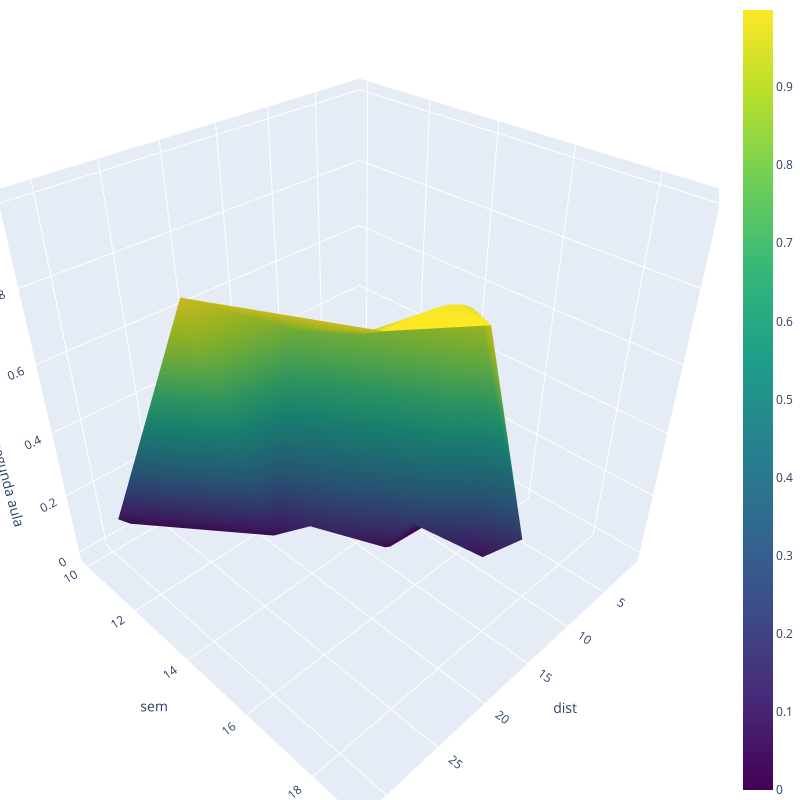

The notebook cell this image was saved under:
### Code cell
# Plotagem tridimensional para cada probabilidade de ocorrência de
# cada categoria da variável dependente

# Probabilidades de se chegar atrasado à segunda aula (função 'go' do pacote
# 'plotly')

trace = go.Mesh3d(
    x=df_atrasado_multinomial['dist'], 
    y=df_atrasado_multinomial['sem'],
    z=df_atrasado_multinomial[2],
    opacity=1, intensity=df_atrasado_multinomial[2],
    colorscale="Viridis")

layout = go.Layout(
    margin={'l': 0, 'r': 0, 'b': 0, 't': 0},
    width=800,
    height=800
)

data = [trace]

plot_figure = go.Figure(data=data, layout=layout)

plot_figure.update_layout(scene = dict(
                        xaxis_title='dist',
                        yaxis_title='sem',
                        zaxis_title='chegou atrasado à segunda aula'))

plot_figure.show()
